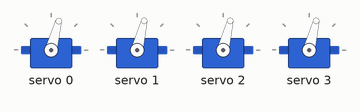
The sketch below on a simulated Arduino Uno, built with avr-gcc and run on an emulated ATmega328P. Parts: 4 × servo. What the sketch prints to the serial monitor is not drawn.

Above: at 2.05 s.
At 2.95 s:
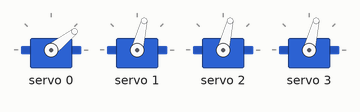
At 3.65 s:
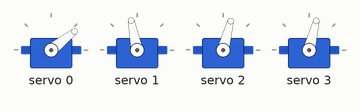
At 5.25 s:
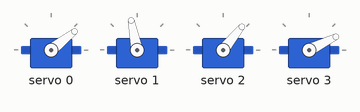
At 6.85 s:
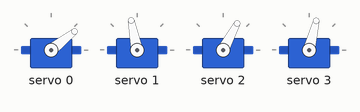
At 8.45 s:
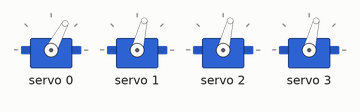
Timing chart, 0 to 13.5 s (numbered marks = the images above):
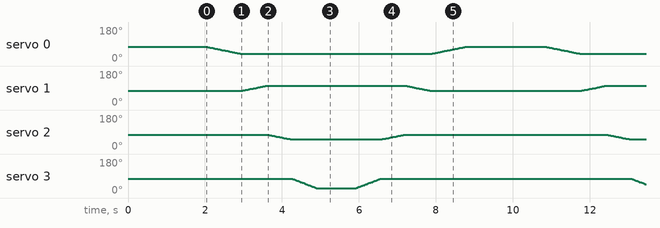

The sketch:

Test_Simulation.ino
```cpp
#include <Wire.h>
#include <Adafruit_PWMServoDriver.h>

// Create servo driver object
Adafruit_PWMServoDriver pwm = Adafruit_PWMServoDriver();

// Define servo minimum and maximum pulse lengths (in microseconds)
#define SERVOMIN  135
#define SERVOMAX  520

// Servo channels (adjust based on your connections)
#define BASE_CHANNEL      0
#define SHOULDER_CHANNEL  1
#define ELBOW_CHANNEL     2
#define GRIPPER_CHANNEL   3

// Initial positions
int basePos = 90;
int shoulderPos = 90;
int elbowPos = 90;
int gripperPos = 90;

void setup() {
  Serial.begin(9600);
  Serial.println("4-DOF Robotic Arm Initializing...");

  pwm.begin();
  pwm.setPWMFreq(60);  // Analog servos run at ~60 Hz

  // Move all servos to initial position
  setServoAngle(BASE_CHANNEL, basePos);
  setServoAngle(SHOULDER_CHANNEL, shoulderPos);
  setServoAngle(ELBOW_CHANNEL, elbowPos);
  setServoAngle(GRIPPER_CHANNEL, gripperPos);

  delay(2000);  // Allow servos to reach position
}

void loop() {
  // Example movement sequence
  moveServo(BASE_CHANNEL, 45, 20);    // Rotate base to 45 degrees
  moveServo(SHOULDER_CHANNEL, 120, 20); // Raise shoulder
  moveServo(ELBOW_CHANNEL, 60, 20);   // Bend elbow
  moveServo(GRIPPER_CHANNEL, 30, 10); // Close gripper

  delay(1000);

  // Return to initial positions
  moveServo(GRIPPER_CHANNEL, 90, 10); // Open gripper
  moveServo(ELBOW_CHANNEL, 90, 20);
  moveServo(SHOULDER_CHANNEL, 90, 20);
  moveServo(BASE_CHANNEL, 90, 20);

  delay(2000);
}

// Function to set servo angle
void setServoAngle(uint8_t channel, int angle) {
  int pulse = map(angle, 0, 180, SERVOMIN, SERVOMAX);
  pwm.setPWM(channel, 0, pulse);
}

// Function for smooth servo movement
void moveServo(uint8_t channel, int targetAngle, int speed) {
  int currentAngle;

  // Get current angle based on channel
  switch(channel) {
    case BASE_CHANNEL: currentAngle = basePos; break;
    case SHOULDER_CHANNEL: currentAngle = shoulderPos; break;
    case ELBOW_CHANNEL: currentAngle = elbowPos; break;
    case GRIPPER_CHANNEL: currentAngle = gripperPos; break;
    default: return;
  }

  // Move servo gradually
  if (currentAngle < targetAngle) {
    for (int pos = currentAngle; pos <= targetAngle; pos++) {
      setServoAngle(channel, pos);
      delay(speed);
    }
  } else {
    for (int pos = currentAngle; pos >= targetAngle; pos--) {
      setServoAngle(channel, pos);
      delay(speed);
    }
  }

  // Update position
  switch(channel) {
    case BASE_CHANNEL: basePos = targetAngle; break;
    case SHOULDER_CHANNEL: shoulderPos = targetAngle; break;
    case ELBOW_CHANNEL: elbowPos = targetAngle; break;
    case GRIPPER_CHANNEL: gripperPos = targetAngle; break;
  }
}
```
